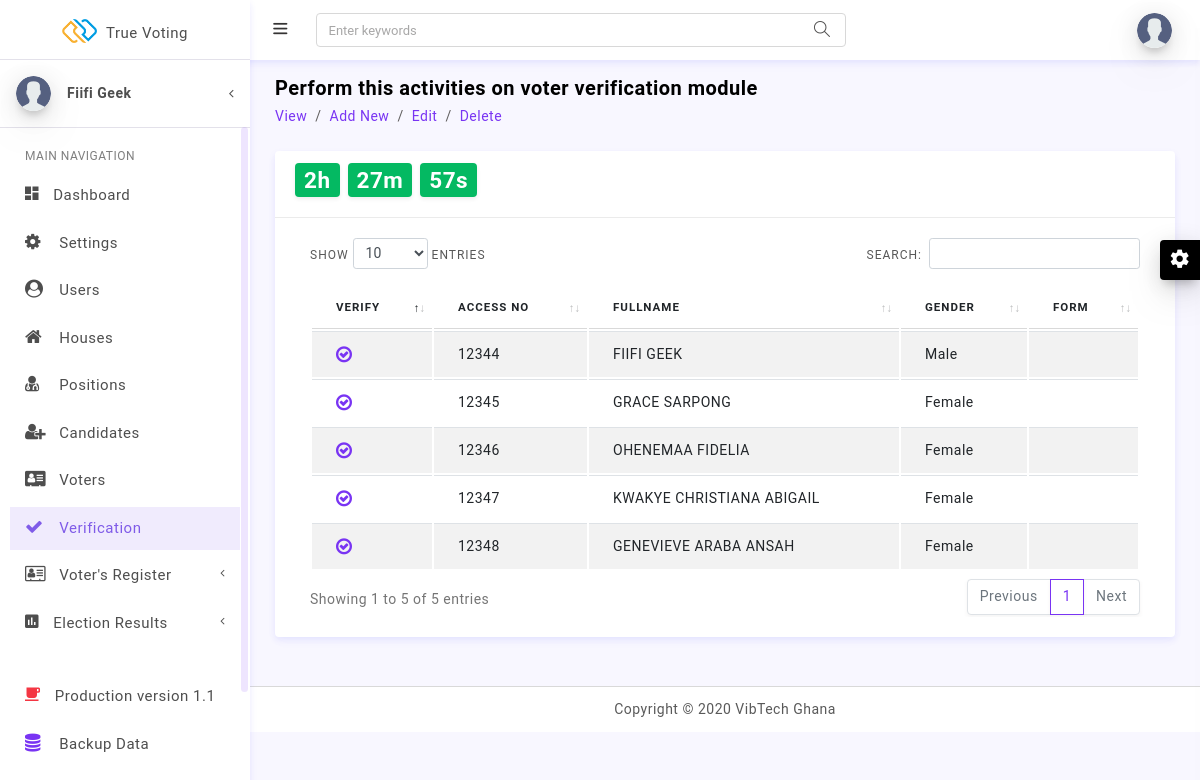
/admin/verification.php (signed in), run on the app's committed database.
### tables this page shows
CREATE TABLE `voters` (
  `id` int(11) NOT NULL,
  `access_number` varchar(191) NOT NULL,
  `name` varchar(191) NOT NULL,
  `gender` varchar(191) NOT NULL,
  `house` varchar(191) DEFAULT NULL,
  `cls` varchar(191) DEFAULT NULL,
  `verify` tinyint(1) NOT NULL DEFAULT 0,
  `status` tinyint(1) NOT NULL DEFAULT 0,
  `created_at` timestamp NULL DEFAULT NULL
);

### models/DBLayer.php (called while the page is built, shortened)
<?php
    class DB {
        public static function connection()
        {
            try{
                $con=new PDO('mysql:host=localhost;dbname=truevoting;charset=utf8mb4', 'root', '');
                $con->setAttribute(PDO::ATTR_ERRMODE, PDO::ERRMODE_EXCEPTION);
                $con->setAttribute(PDO::ATTR_EMULATE_PREPARES, false);
                return $con;
            }catch(PDOException $ex){
                return "Connection Error ";
            }
        }
    }
    class Model {
        public static function filter($query,array $param)
        {
            $con = DB::connection();
            try{
                $stmt=$con->prepare($query);
                $stmt->execute($param);
                $rows=$stmt->fetchAll();
                return $rows;
            }catch(PDOException $ex){
                return 'Something went wrong';
            }
        }
    }

### admin/verification.php (the view, shortened to what this page needs)
<!DOCTYPE html>
<html lang="en">
<head>
<?php $title = 'Voter Verification'; include('../layouts/admin-head.php'); ?>
<link href="../assets/plugins/bootstrap-datatable/css/dataTables.bootstrap4.min.css" rel="stylesheet" type="text/css">
<link href="../assets/plugins/bootstrap-datatable/css/buttons.bootstrap4.min.css" rel="stylesheet" type="text/css">
</head>
<body>
<?php include('../layouts/admin-menus.php'); ?>
<div class="row pt-2 pb-2">
    <div class="col-sm-9">
        <h4 class="page-title">Perform this activities on voter verification module</h4>
        <ol class="breadcrumb">
            <li class="breadcrumb-item"><a href="javaScript:void();">View</a></li>
            <li class="breadcrumb-item"><a href="javaScript:void();">Add New</a></li>
            <li class="breadcrumb-item"><a href="javaScript:void();">Edit</a></li>
            <li class="breadcrumb-item"><a href="javaScript:void();">Delete</a></li>
        </ol>
    </div>
</div>
<div class="row">
    <div class="col-lg-12">
      <div class="card">
        <div class="card-header">
        <span id="demo"></span>
       </div>
        <div class="card-body">
          <div class="table-responsive">
          <table id="example" class="table table-striped table-borderless">
            <thead>
                <tr>
                    <th>Verify</th>
                    <th>Access No</th>
                    <th>Fullname</th>
                    <th>Gender</th>
                    <th>Form</th>
                </tr>
            </thead>
            <tbody>
            <?php
                require_once("../models/DBLayer.php");
                $voters= Model::filter("SELECT * FROM voters WHERE verify=:v ORDER BY id", array(':v'=>false));
                foreach($voters as $voter){ ?>
                <tr class="records">
                    <td>
                        <a href="javascript:void();" data-id="<?php echo $voter['id']; ?>" data-number="<?php echo $voter['access_number']; ?>" title="Verify" data-toggle="tooltip" class="text-primary btn_verify"><i class="fa fa-check-circle-o fa-lg"></i></a>
                    </td>
                    <td><?php echo $voter['access_number']; ?></td>
                    <td><?php echo ucwords($voter['name']); ?></td>
                    <td><?php echo ucwords($voter['gender']); ?></td>
                    <td><?php echo strtoupper($voter['cls']); ?></td>
                </tr>
            <?php } ?>
            </tbody>
        </table>
        </div>
        </div>
      </div>
    </div>
  </div>
<?php include('../layouts/admin-footer.php'); ?>
</body>
</html>

### data on the page
voters: access_number "12344", name "FIIFI GEEK", gender "Male"
voters: access_number "12345", name "GRACE SARPONG", gender "Female"
voters: access_number "12346", name "OHENEMAA FIDELIA", gender "Female"
voters: access_number "12347", name "KWAKYE CHRISTIANA ABIGAIL", gender "Female"
voters: access_number "12348", name "GENEVIEVE ARABA ANSAH", gender "Female"

### other printed values
$user['name'] "Fiifi Geek"
